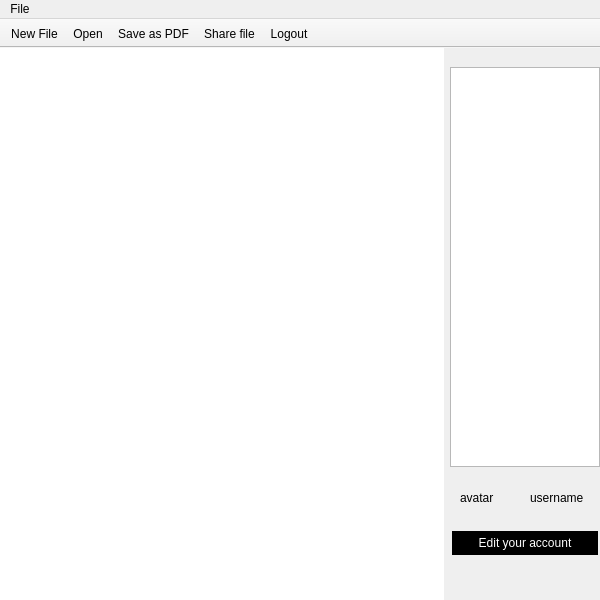
<?xml version="1.0" encoding="UTF-8"?>
<ui version="4.0">
 <class>Editor</class>
 <widget class="QMainWindow" name="Editor">
  <property name="enabled">
   <bool>true</bool>
  </property>
  <property name="geometry">
   <rect>
    <x>0</x>
    <y>0</y>
    <width>600</width>
    <height>600</height>
   </rect>
  </property>
  <property name="windowTitle">
   <string>Editor</string>
  </property>
  <widget class="QWidget" name="centralWidget">
   <property name="styleSheet">
    <string notr="true">background-color: rgb(255, 255, 255);</string>
   </property>
  </widget>
  <widget class="QMenuBar" name="menuBar">
   <property name="geometry">
    <rect>
     <x>0</x>
     <y>0</y>
     <width>600</width>
     <height>22</height>
    </rect>
   </property>
   <widget class="QMenu" name="menuFile">
    <property name="title">
     <string>File</string>
    </property>
    <addaction name="actionNew_File"/>
    <addaction name="actionOpen"/>
    <addaction name="actionSave_as_PDF"/>
    <addaction name="actionShare_file"/>
    <addaction name="actionLogout"/>
   </widget>
   <addaction name="menuFile"/>
  </widget>
  <widget class="QToolBar" name="mainToolBar">
   <property name="enabled">
    <bool>true</bool>
   </property>
   <property name="autoFillBackground">
    <bool>false</bool>
   </property>
   <property name="styleSheet">
    <string notr="true">color: rgb(0, 0, 0);</string>
   </property>
   <property name="movable">
    <bool>false</bool>
   </property>
   <property name="orientation">
    <enum>Qt::Horizontal</enum>
   </property>
   <property name="iconSize">
    <size>
     <width>50</width>
     <height>50</height>
    </size>
   </property>
   <property name="floatable">
    <bool>true</bool>
   </property>
   <attribute name="toolBarArea">
    <enum>TopToolBarArea</enum>
   </attribute>
   <attribute name="toolBarBreak">
    <bool>false</bool>
   </attribute>
   <addaction name="actionNew_File"/>
   <addaction name="actionOpen"/>
   <addaction name="actionSave_as_PDF"/>
   <addaction name="actionShare_file"/>
   <addaction name="actionLogout"/>
  </widget>
  <widget class="QDockWidget" name="dockWidget">
   <property name="sizePolicy">
    <sizepolicy hsizetype="Maximum" vsizetype="Maximum">
     <horstretch>0</horstretch>
     <verstretch>0</verstretch>
    </sizepolicy>
   </property>
   <property name="minimumSize">
    <size>
     <width>150</width>
     <height>38</height>
    </size>
   </property>
   <property name="maximumSize">
    <size>
     <width>150</width>
     <height>524287</height>
    </size>
   </property>
   <property name="cursor">
    <cursorShape>ArrowCursor</cursorShape>
   </property>
   <property name="floating">
    <bool>false</bool>
   </property>
   <property name="features">
    <set>QDockWidget::NoDockWidgetFeatures</set>
   </property>
   <attribute name="dockWidgetArea">
    <number>2</number>
   </attribute>
   <widget class="QWidget" name="dockWidgetContents">
    <widget class="QListWidget" name="userListWidget">
     <property name="geometry">
      <rect>
       <x>0</x>
       <y>0</y>
       <width>150</width>
       <height>400</height>
      </rect>
     </property>
     <property name="sizePolicy">
      <sizepolicy hsizetype="Fixed" vsizetype="Fixed">
       <horstretch>0</horstretch>
       <verstretch>0</verstretch>
      </sizepolicy>
     </property>
     <property name="sizeAdjustPolicy">
      <enum>QAbstractScrollArea::AdjustIgnored</enum>
     </property>
     <property name="editTriggers">
      <set>QAbstractItemView::NoEditTriggers</set>
     </property>
     <property name="resizeMode">
      <enum>QListView::Fixed</enum>
     </property>
     <property name="modelColumn">
      <number>0</number>
     </property>
    </widget>
    <widget class="QWidget" name="userWidget" native="true">
     <property name="geometry">
      <rect>
       <x>0</x>
       <y>400</y>
       <width>151</width>
       <height>100</height>
      </rect>
     </property>
     <widget class="QLabel" name="username">
      <property name="geometry">
       <rect>
        <x>80</x>
        <y>10</y>
        <width>61</width>
        <height>41</height>
       </rect>
      </property>
      <property name="text">
       <string>username</string>
      </property>
     </widget>
     <widget class="QLabel" name="avatar">
      <property name="geometry">
       <rect>
        <x>10</x>
        <y>10</y>
        <width>51</width>
        <height>41</height>
       </rect>
      </property>
      <property name="styleSheet">
       <string notr="true">QLabel{
border-radius: 10px;
}</string>
      </property>
      <property name="text">
       <string>avatar</string>
      </property>
     </widget>
     <widget class="QLabel" name="loading">
      <property name="geometry">
       <rect>
        <x>8</x>
        <y>65</y>
        <width>131</width>
        <height>21</height>
       </rect>
      </property>
      <property name="text">
       <string>loadingBar</string>
      </property>
     </widget>
     <widget class="QPushButton" name="editAccount">
      <property name="enabled">
       <bool>true</bool>
      </property>
      <property name="geometry">
       <rect>
        <x>0</x>
        <y>60</y>
        <width>150</width>
        <height>32</height>
       </rect>
      </property>
      <property name="styleSheet">
       <string notr="true">QPushButton{  
background-color: black;  
border: none;
color: white;
text-align: center;
margin: 4px 2px;
opacity: 0.6;
text-decoration: none;
}
QPushButton:hover{
margin: 2px 1px;
}</string>
      </property>
      <property name="text">
       <string>Edit your account</string>
      </property>
     </widget>
    </widget>
   </widget>
  </widget>
  <action name="actionNew_File">
   <property name="checkable">
    <bool>false</bool>
   </property>
   <property name="icon">
    <iconset resource="resource.qrc">
     <normaloff>:/rec/img/new-file.png</normaloff>:/rec/img/new-file.png</iconset>
   </property>
   <property name="text">
    <string>New File</string>
   </property>
  </action>
  <action name="actionOpen">
   <property name="checkable">
    <bool>false</bool>
   </property>
   <property name="icon">
    <iconset resource="resource.qrc">
     <normaloff>:/rec/img/open-archive.png</normaloff>:/rec/img/open-archive.png</iconset>
   </property>
   <property name="text">
    <string>Open</string>
   </property>
  </action>
  <action name="actionSave_as_PDF">
   <property name="checkable">
    <bool>false</bool>
   </property>
   <property name="icon">
    <iconset resource="resource.qrc">
     <normaloff>:/rec/img/pdf.png</normaloff>:/rec/img/pdf.png</iconset>
   </property>
   <property name="text">
    <string>Save as PDF</string>
   </property>
  </action>
  <action name="actionShare_file">
   <property name="checkable">
    <bool>false</bool>
   </property>
   <property name="icon">
    <iconset resource="resource.qrc">
     <normaloff>:/rec/img/share.png</normaloff>:/rec/img/share.png</iconset>
   </property>
   <property name="text">
    <string>Share file</string>
   </property>
  </action>
  <action name="actionLogout">
   <property name="checkable">
    <bool>false</bool>
   </property>
   <property name="enabled">
    <bool>true</bool>
   </property>
   <property name="icon">
    <iconset resource="resource.qrc">
     <normaloff>:/rec/img/logout.png</normaloff>:/rec/img/logout.png</iconset>
   </property>
   <property name="text">
    <string>Logout</string>
   </property>
  </action>
  <action name="actionAvatar">
   <property name="icon">
    <iconset resource="resource.qrc">
     <normaloff>:/rec/img/share.png</normaloff>:/rec/img/share.png</iconset>
   </property>
   <property name="text">
    <string>Avatar</string>
   </property>
  </action>
 </widget>
 <layoutdefault spacing="6" margin="11"/>
 <resources>
  <include location="resource.qrc"/>
 </resources>
 <connections/>
</ui>
